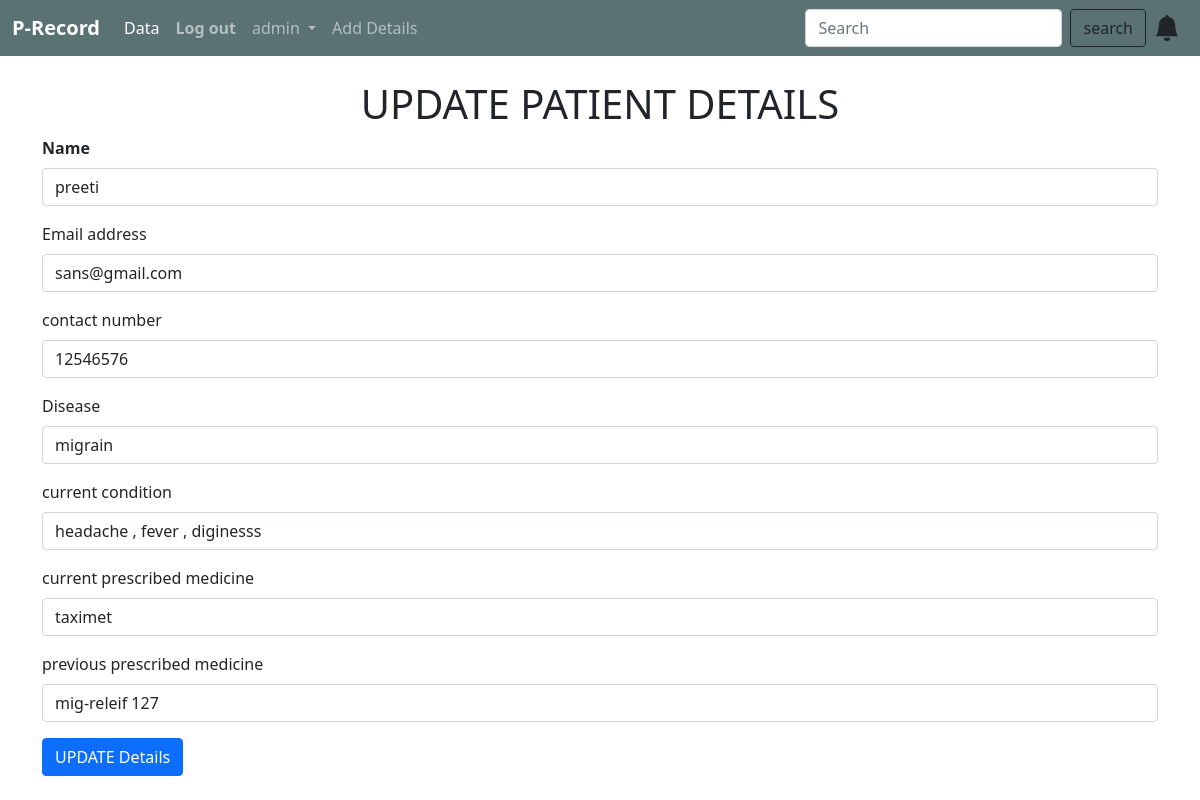
Page /edit/2 (signed in) on the committed database.
### clinicapp/models.py (models this page shows, shortened)
class record(models.Model):
    name=models.CharField(max_length=55)
    email=models.EmailField()
    number=models.CharField(max_length=12)
    disease=models.CharField(max_length=55)
    condition=models.TextField()
    curr_prescribed=models.CharField(max_length=122)
    prev_prescribed=models.CharField(max_length=122)
    venue_image=models.ImageField(null=True,blank=True,upload_to="images/")

### clinicapp/views.py (the view)
# urls.py: path('edit/<int:id>',views.edit,name='edit'),
def edit(request,id):
    record_user=record.objects.get(pk=id)
    return render(request,'patient/edit.html',{'record_user':record_user})

### templates/patient/edit.html (shortened to what this page needs)
{% extends 'home.html' %}
{% block content%}
<form method="POST" action="">
<div class="container my-4">
  <h1 class="text-center">  UPDATE PATIENT DETAILS </h1>
  <div class="mb-3">
    <label for="formGroupExampleInput" class="form-label"><strong>Name</strong></label>
    <input type="text" class="form-control" name="name" value="{{record_user.name}}" placeholder="FULL name">
  </div>
  <div class="mb-3">
    <label for="exampleFormControlInput1" class="form-label">Email address</label>
    <input type="email" class="form-control"  name="email" value="{{record_user.email}}" placeholder="name@example.com">
  </div>
  <div class="mb-3">
    <label for="formGroupExampleInput2" class="form-label">contact number</label>
    <input type="text" class="form-control" id="formGroupExampleInput2" name="number" value="{{record_user.number}}" placeholder="type here">
  </div>
  <div class="mb-3">
    <label for="formGroupExampleInput" class="form-label">Disease</label>
    <input type="text" class="form-control" id="formGroupExampleInput" name="disease" value="{{record_user.disease}}" placeholder="Example input placeholder">
  </div>
  <div class="mb-3">
    <label for="exampleFormControlTextarea1" class="form-label">current condition</label>
    <input type="text" class="form-control" name="condition" id="exampleFormControlTextarea1" value="{{record_user.condition}}" placeholder="condition">
  </div>
  <div class="mb-3">
    <label for="formGroupExampleInput" class="form-label">current prescribed medicine</label>
    <input type="text" class="form-control" name="curr_prescribed" id="formGroupExampleInput" value="{{record_user.curr_prescribed}}" placeholder="Example input placeholder">
  </div>
  <div class="mb-3">
    <label for="formGroupExampleInput2" class="form-label">previous prescribed medicine</label>
    <input type="text" class="form-control" name="prev_prescribed" id="formGroupExampleInput2" value="{{record_user.prev_prescribed}}" placeholder="Another input placeholder">
  </div>
 <button type="submit" class="btn btn-primary">UPDATE Details</button>
</div>
</form>
{% endblock%}

### templates/home.html (shortened to what this page needs)
<!doctype html>
<html lang="en">
  <head>
    <link href="https://cdn.jsdelivr.net/npm/bootstrap@5.1.3/dist/css/bootstrap.min.css" rel="stylesheet">
  </head>
  <body>
    <nav class="navbar navbar-expand-lg navbar-dark " style="background-color:#274647c2;">
        <div class="container-fluid">
          <a class="navbar-brand" href="#"><strong>P-Record</strong></a>
          <div class="collapse navbar-collapse" id="navbarSupportedContent">
            <ul class="navbar-nav me-auto mb-2 mb-lg-0">
              {% if request.user.id is 1 %}
              <li class="nav-item">
                <a class="nav-link active" aria-current="page" href="{% url 'show_record'%}">Data</a>
              </li>
              {% endif %}
              {% if user.is_authenticated %}
              <li class="nav-item">
                <a class="nav-link" href="{% url 'logout_view' %}"><strong>Log out</strong></a>
              </li>
              {% else %}
              <li class="nav-item">
                <a class="nav-link" href="{% url 'login' %}"><strong>Log in</strong></a>
              </li>
              {%endif%}
              {% if user.is_authenticated %}
              <li class="nav-item dropdown">
                <a class="nav-link dropdown-toggle" href="#" id="navbarDropdown" role="button" data-bs-toggle="dropdown" aria-expanded="false">
                  {{user}}
                </a>
              </li>
              {% endif%}
              {% if user.is_authenticated %}
              <li class="nav-item">
                <a class="nav-link" href="add_details">Add Details</a>
              </li>
              {% endif %}
            </ul>
            {% if user.is_authenticated%}
            <form class="d-flex"  action="{% url 'search' %}" method="POST" >
              <input class="form-control me-2" type="text" placeholder="Search" name="search" aria-label="Search">
              <button class="btn btn-outline-dark me-2"  type="submit">search</button>
            </form>
            <svg xmlns="http://www.w3.org/2000/svg" width="26" height="26" fill="currentColor" class="bi bi-bell-fill me-2" viewBox="0 0 16 16">
              <path d="M8 16a2 2 0 0 0 2-2H6a2 2 0 0 0 2 2zm.995-14.901a1 1 0 1 0-1.99 0A5.002 5.002 0 0 0 3 6c0 1.098-.5 6-2 7h14c-1.5-1-2-5.902-2-7 0-2.42-1.72-4.44-4.005-4.901z"/>
            </svg>
            {% endif%}
          </div>
        </div>
      </nav>
      {% block content %}
      {% endblock %}
  </body>
</html>

### rows in the picture
record: name "preeti", email "sans@gmail.com", number "12546576", disease "migrain", condition "headache , fever , diginesss", curr_prescribed "taximet", prev_prescribed "mig-releif 127"

### other values in the picture
{{ user }} "admin"
